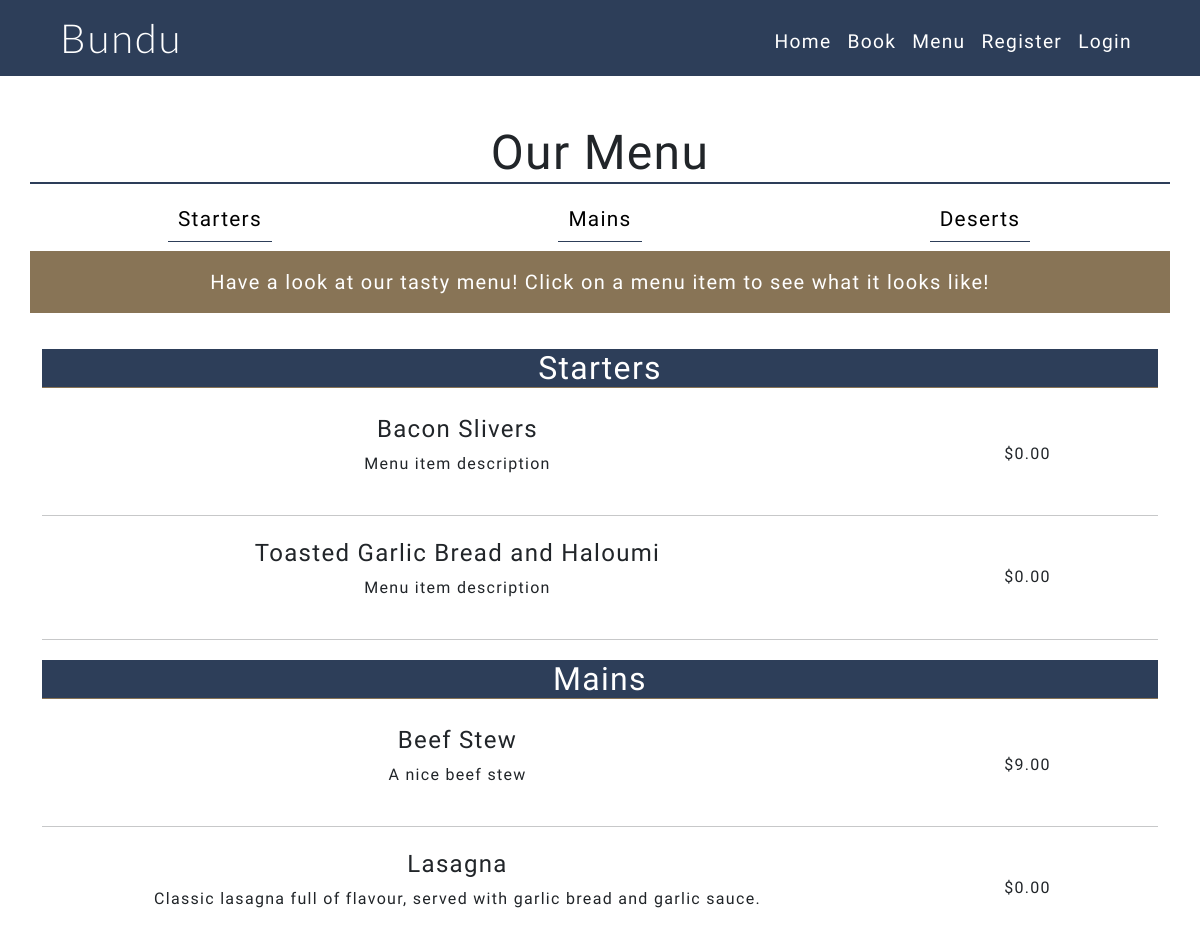
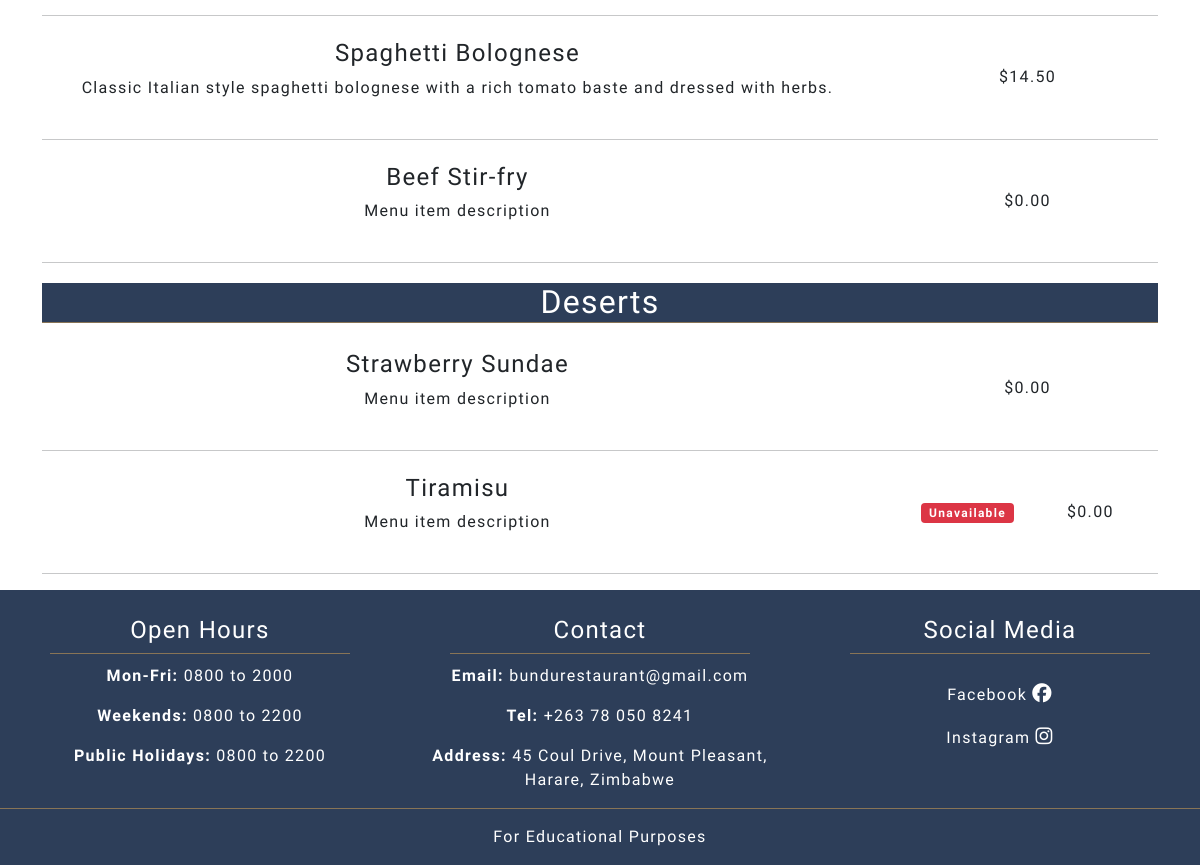
The app's page /menu/, older data (2 pictures, top to bottom).
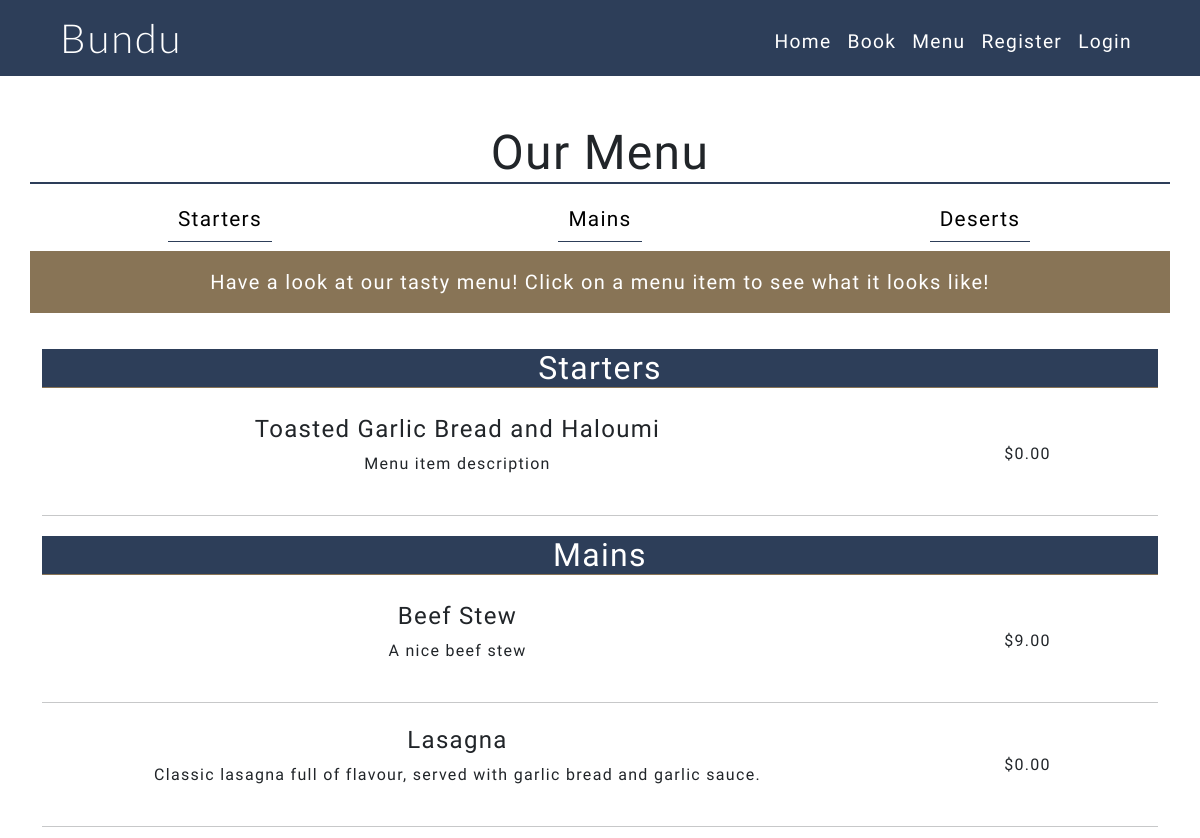
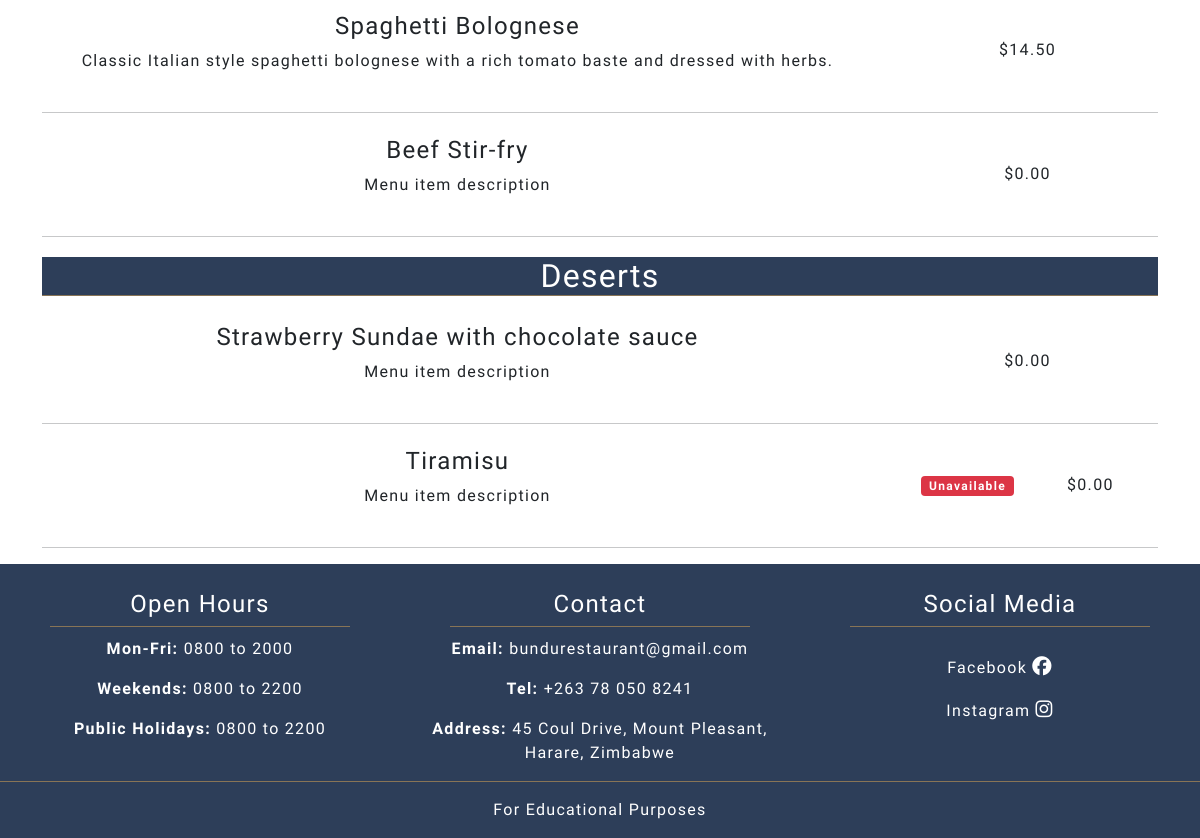
The same page, newer data (2 pictures, top to bottom).
### menu/models.py (models this page shows, shortened)
class MenuItem(models.Model):
    title = models.CharField(max_length=200, unique=True)
    featured_image = CloudinaryField(
        'image', default='default-menu-image_eeth2z.png'
        )
    description = models.TextField(default='Menu item description')
    available = models.BooleanField(default=True)
    price = models.DecimalField(
        null=True, max_digits=4, decimal_places=2, default='00.00'
        )
    category = models.CharField(
        choices=MENU_CATEGORIES, default='main', max_length=7
        )
    status = models.IntegerField(choices=STATUS, default=0)

### menu/views.py (the view)
# urls.py: path('menu/', views.menu_page, name='menu_page'),
def menu_page(request):
    starter_items = MenuItem.objects.filter(status=1, category='starter')
    main_items = MenuItem.objects.filter(status=1, category='main')
    desert_items = MenuItem.objects.filter(status=1, category='desert')
    context = {
        'starter_items': starter_items,
        'main_items': main_items,
        'desert_items': desert_items,
        }
    return render(request, 'menu.html', context)

### menu/templates/menu.html (shortened to what this page needs)
{% extends "base.html" %}
{% block content %}
<div class="container below-nav fill-screen pt-5">
  <div class="row text-center">
    <h1 class="text-center main-heading">Our Menu</h1>
      <div class="col-4">
        <a href="#starters" class="sub-menu-link">Starters</a>
      </div>
      <div class="col-4">
        <a href="#mains" class="sub-menu-link">Mains</a>
      </div>
      <div class="col-4">
        <a href="#deserts" class="sub-menu-link">Deserts</a>
      </div>
    <p class="text-center lead bg-brown text-white mt-3 p-3">Have a look at our tasty menu! Click on a menu item to see what it looks like! </p>
  </div>
  <h2 id="starters" class="text-center bg-blue text-white section-heading">Starters</h2>
  {% if starter_items %}
  {% for menu_item in starter_items %}
  <div class="row text-center">
      <div class=" col-9">
          <a class="btn fw-bold menu-modal-link" data-bs-toggle="modal" data-bs-target="#modal{{ menu_item.id }}">
              <h4>{{menu_item.title}}</h4>
              <p class="fw-light">{{menu_item.description}}</p>
          </a>
      </div>
      <div class="col-3 my-auto">
          <span >${{ menu_item.price }}</span>
      </div>
  </div>
  <hr>
  {% endfor %}
  {% else %}
  <p class="text-center text-danger">Sorry, this menu is currently unavailable.</p>
  {% endif %}
  <h2 id="mains" class="text-center bg-blue text-white section-heading">Mains</h2>
  {% if main_items %}
  {% for menu_item in main_items %}
  <div class="row  text-center">
      <div class=" col-9">
          <a class="btn fw-bold menu-modal-link" data-bs-toggle="modal" data-bs-target="#modal{{ menu_item.id }}">
              <h4>{{menu_item.title}}</h4>
              <p class="fw-light">{{menu_item.description}}</p>
          </a>
      </div>
      <div class="col-3 my-auto">
          <span >${{ menu_item.price }}</span>
      </div>
  </div>
  <hr>
  {% endfor %}
  {% else %}
  <p class="text-center text-danger">Sorry, this menu is currently unavailable.</p>
  {% endif %}
  <h2 id="deserts" class="text-center bg-blue text-white section-heading">Deserts</h2>
  {% if desert_items %}
  {% for menu_item in desert_items %}
  <div class="row text-center">
      <div class=" col-9">
          <a class="btn fw-bold menu-modal-link" data-bs-toggle="modal" data-bs-target="#modal{{ menu_item.id }}">
              <h4>{{menu_item.title}}</h4>
              <p class="fw-light">{{menu_item.description}}</p>
          </a>
      </div>
      <div class="col-3 my-auto">
          {% if menu_item.available == False %}
          <span class="badge bg-danger me-lg-5">Unavailable</span>
          {% endif %}
          <span >${{ menu_item.price }}</span>
      </div>
  </div>
  <hr>
  {% endfor %}
  {% else %}
  <p class="text-center text-danger">Sorry, this menu is currently unavailable.</p>
  {% endif %}
</div>
{%endblock%}

Row changes from the older to the newer data that the page shows:
no longer on this page (row edited): MenuItem: title "Bacon Slivers", description "Menu item description", price "0.00", shown under "Starters"
changed MenuItem: title "Strawberry Sundae" → "Strawberry Sundae with chocolate sauce"
